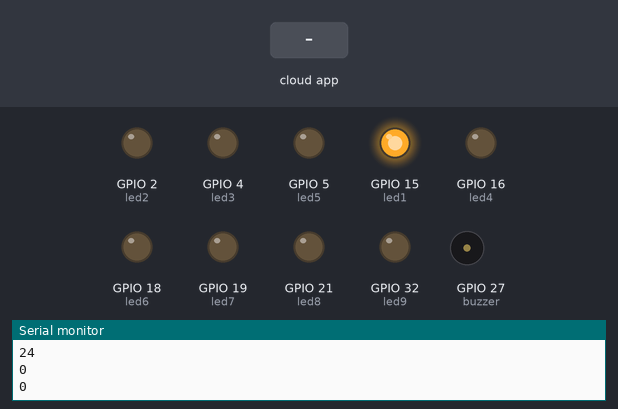
A sketch run on a simulated ESP32. Shown: output pins drawn as LEDs (lit = HIGH), buzzer (waves = sounding), the last lines printed to the serial monitor. Inputs (shaded band) come from the test bench. WiFi joins after 1.5 s; servers stay silent unless stated; the local clock reads 2024-03-15 10:24:30 at power-on unless the sketch sets it; the Firebase database answers and starts empty. At 16.4 s the program stops and its outputs stay as they are.

Above: at 2.9 s.
3.0 s: the phone or cloud app sets adminmed to 1
At 6.6 s:
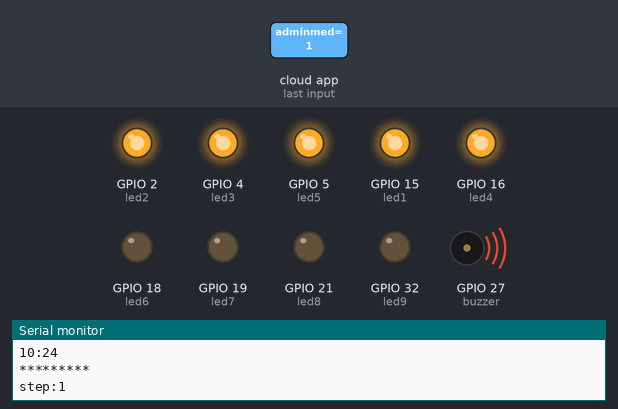
At 8.5 s:
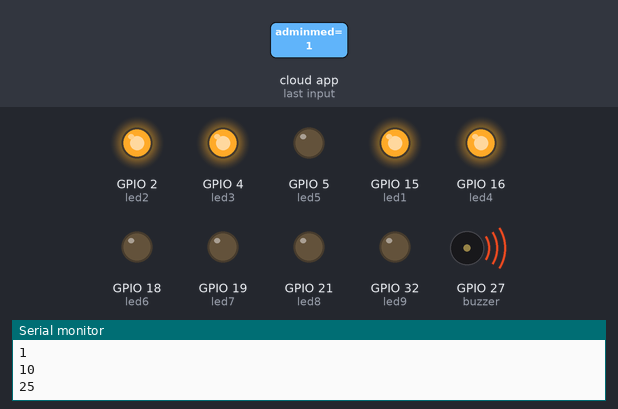
9.5 s: the phone or cloud app sets adminmed to 3
At 16.3 s:
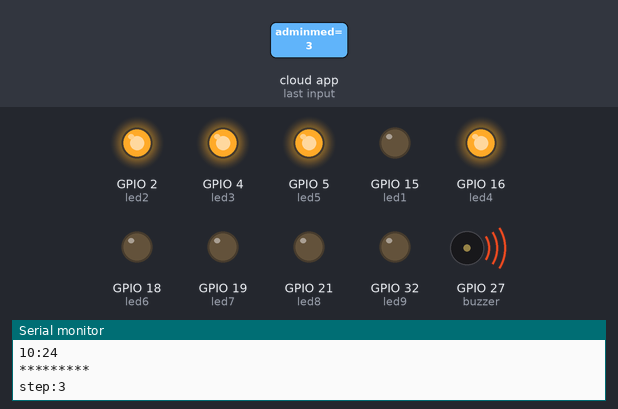
Timing chart, 0 to 17.8 s (numbered marks = the images above; inputs shaded):
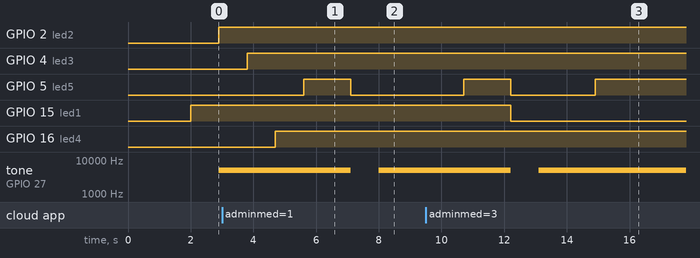

The sketch:

teste30.ino
```cpp
//Biblioteca
#include <NTPClient.h>  // Biblioteca do NTP.
#include <WiFi.h>       // Biblioteca do WiFi.
#include <IOXhop_FirebaseESP32.h>
#include <ArduinoJson.h>
#include <TimeAlarms.h>
#include <TimeLib.h>


#define FIREBASE_HOST "https://projetoaulaextra-64b8d-default-rtdb.firebaseio.com"
#define FIREBASE_AUTH "XWj6EaNcf9tpwxrAjAM995NJxDjZSceyxjIiLyjd"
#define WIFI_SSID "Demetria"
#define WIFI_PASSWORD "demizinha"


#define led1 15
#define led2 2
#define led3 4
#define led4 16
#define led5 5
#define led6 18
#define led7 19
#define led8 21
#define led9 32
#define buzzer 27

// setting PWM properties
const int freq = 5000;
const int ledChannel = 0;
const int resolution = 8;


//Conexão com wifi
const char* ssid = "Demetria";
const char* password = "demizinha";

// --------------Configuração de relógio online -------------------
const char* ntpServer1 = "c.st1.ntp.br";  //Endereço 1
const char* ntpServer2 = "pool.ntp.org";  //Endereço 2
const long gmtOffset_sec = -3600 * 3;
const int daylightOffset_sec = 0;

//***** Variáveis para controle de tempo ****
unsigned long tempoAtual;
unsigned long tempoAlarmeTools;
unsigned long tempoTesteMaleta;
unsigned long tempoLed;

unsigned long tempoAtualCase0;
unsigned long tempoAtualCase0_1;
//*******************************************
unsigned char step;  // Controle da máquina de estado para leitura da programação dos compartimentos.
unsigned char stepTesteMaleta;


uint8_t hrs = 0;
uint8_t mins = 0;
uint8_t Ch[9];
uint8_t Cm[9];
uint8_t hora[9];
uint8_t minuto[9];
uint8_t horamedi[9];
uint8_t minmedi[9];

uint8_t ChAnterior[9];
uint8_t CmAnterior[9];
uint8_t horaAnterior[9];
uint8_t minutoAnterior[9];
bool ajustarHoraMinuto;
uint8_t desligaLed;

int funcaoalarme;
int funcao;
int led_statusC1;
int led_statusC2;
int led_statusC3;
int led_statusC4;
int led_statusC5;
int led_statusC6;
int led_statusC7;
int led_statusC8;
int led_statusC9;
int buzzer_status;
struct tm timeinfo;


void printLocalTime() {

  if (!getLocalTime(&timeinfo)) {
    Serial.println("Não foi possivel obter o tempo");
    return;
  }                                    //Caso não consiga buscar o horario
  Serial.println(&timeinfo, "%H:%M");  //Saida horario monitor serial
}
//void printLocalTime() {
//  uint8_t timeOut;
//  bool status = true;
//
//  for (timeOut = 0; timeOut < 3; timeOut++) {
//    if (!getLocalTime(&timeinfo)) {
//      status = false;
//      continue;  //Caso não consiga buscar o horario
//    }
//  }
//  if (status) {
//    Serial.println(&timeinfo, "%H:%M:%S");  //Saida horario monitor serial
//  } else {
//    Serial.println("Não foi possivel obter o tempo");
//  }
//  delay(250);
//}


// Calculo de Horas e minutos.
// Esta função retorna na matriz horamedi e minmedi valor da hora e minutos
void calculaHora(uint8_t Ch, uint8_t Cm, uint8_t hora, uint8_t minuto, uint8_t *valorHora, uint8_t *valorMinuto) {
  *valorHora   = Ch + hora;
  *valorMinuto = Cm + minuto;

  // Correção dos minutos e horas
  if (*valorMinuto >= 60) {
    *valorHora += *valorMinuto / 60; // Soma o resultado da divisão ao valor da Hora
    *valorMinuto %= 60;             // Recebe o resto da divisão, desta forma teremos o valor em minutos.
  }

  // Correção do valor das Horas
  if (*valorHora >= 24) {
    *valorHora %= 24;
  }

  // Ajusta a hora de tomar o remédio coma hora atual do relógio,
  // Quando a maleta é desliga e ligada novamente após minutos ou horas de tomar o remédio
  // é preciso fazer o ajuste até a hora atual.
  while (*valorHora < hrs || *valorMinuto < mins) {
    incrementoDaHora(hora, minuto, &(*valorHora), &(*valorMinuto));
  }

}

// Incremento do próximo horário para tomar o remédio
void incrementoDaHora(uint8_t incHora, uint8_t incMinutos, uint8_t *hora, uint8_t *minutos) {
  // Correção das horas e minutos
  *minutos += incMinutos;
  *hora += incHora;
  if (*minutos >= 60) {
    *hora += *minutos / 60;  // Soma o resultado da divisão ao valor da Hora
    *minutos %= 60;          // Recebe o resto da divisão, desta forma teremos o valor em minutos.
  }

  // Correção do valor das Horas
  if (*hora >= 24) {
    *hora %= 24;
  }
}

// Analisa se o compartimento teve o horário de tomar o remédio atualizado
bool houveAtualizacao(uint8_t compartimento) {
  bool status = false; // Não houve atualização do horário


  if (Ch[compartimento] != ChAnterior[compartimento]) {
    ChAnterior[compartimento] = Ch[compartimento];
    status = true;
  }
  if (Cm[compartimento] != CmAnterior[compartimento]) {
    CmAnterior[compartimento] = Cm[compartimento];
    status = true;
  }
  if (hora[compartimento] != horaAnterior[compartimento]) {
    horaAnterior[compartimento] = hora[compartimento];
    status = true;
  }
  if (minuto[compartimento] != minutoAnterior[compartimento]) {
    minutoAnterior[compartimento] = minuto[compartimento];
    status = true;
  }
  /*
      Serial.println("*********");
      Serial.print("houveAtualizacao_1:");
      Serial.println(status);
      Serial.println("*********");
  */
  return status;
}

// Função declaração alarme
void AlarmTools() {

  Serial.println("*********");
  Serial.print("step:");
  Serial.println(step);

  switch (step) {
    case 0:
      // tempoAtualCase0 = millis();
      funcaoalarme = 1;//Firebase.getBool("maleta/funcaoalarme");
      hrs = timeinfo.tm_hour;
      mins = timeinfo.tm_min;
      step++;
      break;

    case 1:
      tempoAtualCase0 = millis();
      Ch[0] = Firebase.getInt("maleta/C1/hora");
      Cm[0] = Firebase.getInt("maleta/C1/min");
      hora[0] = Firebase.getInt("maleta/C1/adhoramed");
      minuto[0] = Firebase.getInt("maleta/C1/adminmed");

      if (houveAtualizacao(0)) { // Se houve atualização da programação, recalcula a hora de tomar o remédio.
        calculaHora(Ch[0], Cm[0], hora[0], minuto[0], &horamedi[0], &minmedi[0]);
      }
      step++;
      break;

    case 2:
      tempoAtualCase0 = millis();
      Ch[1] = Firebase.getInt("maleta/C2/hora");
      Cm[1] = Firebase.getInt("maleta/C2/min");
      hora[1] = Firebase.getInt("maleta/C2/adhoramed");
      minuto[1] = Firebase.getInt("maleta/C2/adminmed");

      if (houveAtualizacao(1)) { // Se houve atualização da programação, recalcula a hora de tomar o remédio.
        calculaHora(Ch[1], Cm[1], hora[1], minuto[1], &horamedi[1], &minmedi[1]);
      }
      step++;
      break;

    case 3:
      tempoAtualCase0 = millis();
      Ch[2] = Firebase.getInt("maleta/C3/hora");
      Cm[2] = Firebase.getInt("maleta/C3/min");
      hora[2] = Firebase.getInt("maleta/C3/adhoramed");
      minuto[2] = Firebase.getInt("maleta/C3/adminmed");

      if (houveAtualizacao(2)) { // Se houve atualização da programação, recalcula a hora de tomar o remédio.
        calculaHora(Ch[2], Cm[2], hora[2], minuto[2], &horamedi[2], &minmedi[2]);
      }
      step++;
      break;

    case 4:
      tempoAtualCase0 = millis();
      Ch[3] = Firebase.getInt("maleta/C4/hora");
      Cm[3] = Firebase.getInt("maleta/C4/min");
      hora[3] = Firebase.getInt("maleta/C4/adhoramed");
      minuto[3] = Firebase.getInt("maleta/C4/adminmed");

      if (houveAtualizacao(3)) { // Se houve atualização da programação, recalcula a hora de tomar o remédio.
        calculaHora(Ch[3], Cm[3], hora[3], minuto[3], &horamedi[3], &minmedi[3]);
      }
      step++;
      break;

    case 5:
      tempoAtualCase0 = millis();
      Ch[4] = Firebase.getInt("maleta/C5/hora");
      Cm[4] = Firebase.getInt("maleta/C5/min");
      hora[4] = Firebase.getInt("maleta/C5/adhoramed");
      minuto[4] = Firebase.getInt("maleta/C5/adminmed");

      if (houveAtualizacao(4)) { // Se houve atualização da programação, recalcula a hora de tomar o remédio.
        calculaHora(Ch[4], Cm[4], hora[4], minuto[4], &horamedi[4], &minmedi[4]);
      }
      step++;
      break;
    //
    //    case 6:
    //      tempoAtualCase0 = millis();
    //      Ch[5] = Firebase.getInt("maleta/C6/hora");
    //      Cm[5] = Firebase.getInt("maleta/C6/min");
    //      hora[5] = Firebase.getInt("maleta/C6/adhoramed");
    //      minuto[5] = Firebase.getInt("maleta/C6/adminmed");
    //      if (houveAtualizacao(5)) { // Se houve atualização da programação, recalcula a hora de tomar o remédio.
    //        calculaHora(Ch[5], Cm[5], hora[5], minuto[5], horamedi[5], minmedi[5]);
    //      }
    //      step++;
    //      tempoAtualCase0_1 = millis();
    //      Serial.println("*********");
    //      Serial.print("Tempo para ler os dados:");
    //      Serial.println(tempoAtualCase0_1 - tempoAtualCase0);
    //      break;
    //
    //    case 7:
    //      tempoAtualCase0 = millis();
    //      Ch[6] = Firebase.getInt("maleta/C7/hora");
    //      Cm[6] = Firebase.getInt("maleta/C7/min");
    //      hora[6] = Firebase.getInt("maleta/C7/adhoramed");
    //      minuto[6] = Firebase.getInt("maleta/C7/adminmed");
    //      if (houveAtualizacao(6)) { // Se houve atualização da programação, recalcula a hora de tomar o remédio.
    //        calculaHora(Ch[6], Cm[6], hora[6], minuto[6], horamedi[6], minmedi[6]);
    //      }
    //      step++;
    //      tempoAtualCase0_1 = millis();
    //      Serial.println("*********");
    //      Serial.print("Tempo para ler os dados:");
    //      Serial.println(tempoAtualCase0_1 - tempoAtualCase0);
    //      break;
    //
    //    case 8:
    //      tempoAtualCase0 = millis();
    //      Ch[7] = Firebase.getInt("maleta/C8/hora");
    //      Cm[7] = Firebase.getInt("maleta/C8/min");
    //      hora[7] = Firebase.getInt("maleta/C8/adhoramed");
    //      minuto[7] = Firebase.getInt("maleta/C8/adminmed");
    //      if (houveAtualizacao(7)) { // Se houve atualização da programação, recalcula a hora de tomar o remédio.
    //        calculaHora(Ch[7], Cm[7], hora[7], minuto[7], horamedi[7], minmedi[7]);
    //      }
    //      step++;
    //      tempoAtualCase0_1 = millis();
    //      Serial.println("*********");
    //      Serial.print("Tempo para ler os dados:");
    //      Serial.println(tempoAtualCase0_1 - tempoAtualCase0);
    //
    //      break;
    //
    //    case 9:
    //      tempoAtualCase0 = millis();
    //      Ch[8] = Firebase.getInt("maleta/C9/hora");
    //      Cm[8] = Firebase.getInt("maleta/C9/min");
    //      hora[8] = Firebase.getInt("maleta/C9/adhoramed");
    //      minuto[8] = Firebase.getInt("maleta/C9/adminmed");
    //      if (houveAtualizacao(8)) { // Se houve atualização da programação, recalcula a hora de tomar o remédio.
    //        calculaHora(Ch[8], Cm[8], hora[8], minuto[8], horamedi[8], minmedi[8]);
    //      }
    //      step = 0;
    //      tempoAtualCase0_1 = millis();
    //      Serial.println("*********");
    //      Serial.print("Tempo para ler os dados:");
    //      Serial.println(tempoAtualCase0_1 - tempoAtualCase0);
    //      break;

    default:
      step = 0;
      break;
  }
}


//Controla o estado do Buzzer, ligado ou desligado
void CtrBuzzer(bool ligaDesl) {
  if (ligaDesl) {
    ledcAttachPin(buzzer, ledChannel);
    ledcWriteTone(ledChannel, 5000);
  } else {
    ledcWriteTone(ledChannel, 0);
    ledcDetachPin(buzzer);
  }
}


void setup() {
  //
  //  Serial.printf("Connecting to %s ", ssid);
  WiFi.begin(ssid, password);
  while (WiFi.status() != WL_CONNECTED) {
    delay(500);
    Serial.println(".");
  }
  Serial.println(" WIFI CONECTADO!");
  //  WiFi.begin("Wokwi-GUEST", "", 6);
  //  while (WiFi.status() != WL_CONNECTED) {
  //    delay(250);
  //  }

  step = 0;
  desligaLed = 0;
  stepTesteMaleta = 0;
  tempoAtual = 0;
  tempoAlarmeTools = 0;
  tempoTesteMaleta = 0;

  Serial.begin(115200);

  pinMode(led1, OUTPUT);
  pinMode(led2, OUTPUT);
  pinMode(led3, OUTPUT);
  pinMode(led4, OUTPUT);
  pinMode(led5, OUTPUT);
  pinMode(led6, OUTPUT);
  pinMode(led7, OUTPUT);
  pinMode(led8, OUTPUT);
  pinMode(led9, OUTPUT);
  pinMode(buzzer, OUTPUT);

  ledcSetup(ledChannel, freq, resolution);

  // attach the channel to the GPIO to be controlled
  ledcAttachPin(buzzer, ledChannel);

  configTime(gmtOffset_sec, daylightOffset_sec, ntpServer2, ntpServer1);  //Configuração Time
  delay(250);
  printLocalTime();

  // -------- Conexão Firebase --------------------
  Firebase.begin(FIREBASE_HOST, FIREBASE_AUTH);

  for (uint8_t x = 0; x < 8; x++) {
    ChAnterior[x] = 255;
    CmAnterior[x] = 255;
    horaAnterior[x] = 255;
    minutoAnterior[x] = 255;
    // Ajusta hora e minuto, quando ligar a maleta
    horamedi[x] = hrs;
    minmedi[x]  = mins;
  }
}


void loop() {
  tempoAtual = millis();

  if (tempoAtual >= (tempoAlarmeTools + 2000)) {
    tempoAlarmeTools = tempoAtual;
    AlarmTools();
  }

  // Serial.println("*********");
  // Serial.print("stepTesteMaleta:");
  // Serial.println(stepTesteMaleta);

  if (tempoAtual >= (tempoTesteMaleta + 50)) {
    tempoTesteMaleta = tempoAtual;

    if (!funcaoalarme) {
      switch (stepTesteMaleta) {
        case 0:
          buzzer_status = 0;//Firebase.getBool("maleta/buzzer_status");
          stepTesteMaleta++;
          break;
        case 1:
          led_statusC1 = 0;//Firebase.getBool("maleta/C1/led_status");
          stepTesteMaleta++;
          break;
        case 2:
          led_statusC2 = 0;//Firebase.getBool("maleta/C2/led_status");
          stepTesteMaleta++;
          break;
        case 3:
          led_statusC3 = 0;//Firebase.getBool("maleta/C3/led_status");
          stepTesteMaleta++;
          break;
        case 4:
          led_statusC4 = 0;//Firebase.getBool("maleta/C4/led_status");
          stepTesteMaleta++;
          break;
        case 5:
          led_statusC5 = 0;//Firebase.getBool("maleta/C5/led_status");
          stepTesteMaleta++;
          break;
        case 6:
          led_statusC6 = 0;//Firebase.getBool("maleta/C6/led_status");
          stepTesteMaleta++;
          break;
        case 7:
          led_statusC7 = 0;//Firebase.getBool("maleta/C7/led_status");
          stepTesteMaleta++;
          break;
        case 8:
          led_statusC8 = 0;//Firebase.getBool("maleta/C8/led_status");
          stepTesteMaleta++;
          break;
        case 9:
          led_statusC9 = 0;//Firebase.getBool("maleta/C9/led_status");
          stepTesteMaleta = 0;
          break;
        default:
          stepTesteMaleta = 0;
          break;
      }
    }
  }


  // Operação da Maleta, indica ao usuário quando deve tomar o remédio
  if (funcaoalarme) {


    // Apaga o Led e desliga o Buzzer
    if (tempoAtual >= (tempoLed + 5000)) {
      tempoLed = tempoAtual;
      if (desligaLed) {
        Serial.println("Desliga Led");
        digitalWrite(desligaLed, LOW);
        CtrBuzzer(false);
        desligaLed = 0;
        //delay(1000);
      }
    }

    Serial.println("********5");
    Serial.println("Hora de tomar remédio:");
    Serial.println(hrs);
    Serial.println(mins);
    Serial.println(horamedi[4]);
    Serial.println(minmedi[4]);


    if (hrs >= horamedi[0] && mins >= minmedi[0]) {
      desligaLed = led1;
      digitalWrite(led1, HIGH);
      delay(900);
      CtrBuzzer(true); // Liga o Buzzer
      // Determina o próximo horário para tomar o remédio
      incrementoDaHora(hora[0], minuto[0], &horamedi[0], &minmedi[0]);
      Serial.println("********2");
      Serial.println("Hora de tomar remédio:");
      Serial.println(hora[0]);
      Serial.println(minuto[0]);
      Serial.println(horamedi[0]);
      Serial.println(minmedi[0]);

    } else {
      digitalWrite(led1, LOW);
    };

    if (hrs >= horamedi[1] && mins >= minmedi[1]) {
      desligaLed = led2;
      digitalWrite(led2, HIGH);
      delay(900);
      CtrBuzzer(true); // Liga o Buzzer
      // Determina o próximo horário para tomar o remédio
      incrementoDaHora(hora[1], minuto[1], &horamedi[1], &minmedi[1]);
      Serial.println("********2");
      Serial.println("Hora de tomar remédio:");
      Serial.println(hora[1]);
      Serial.println(minuto[1]);
      Serial.println(horamedi[1]);
      Serial.println(minmedi[1]);
    } else {
      digitalWrite(led2, LOW);
    };

    if (hrs >= horamedi[2] && mins >= minmedi[2]) {
      desligaLed = led3;
      digitalWrite(led3, HIGH);
      delay(900);
      CtrBuzzer(true); // Liga o Buzzer
      // Determina o próximo horário para tomar o remédio
      incrementoDaHora(hora[2], minuto[2], &horamedi[2], &minmedi[2]);
      Serial.println("********3");
      Serial.println("Hora de tomar remédio:");
      Serial.println(hora[2]);
      Serial.println(minuto[2]);
      Serial.println(horamedi[2]);
      Serial.println(minmedi[2]);
    } else {
      digitalWrite(led3, LOW);
    };

    if (hrs >= horamedi[3] && mins >= minmedi[3]) {
      desligaLed = led4;
      digitalWrite(led4, HIGH);
      delay(900);
      CtrBuzzer(true); // Liga o Buzzer
      // Determina o próximo horário para tomar o remédio
      incrementoDaHora(hora[3], minuto[3], &horamedi[3], &minmedi[3]);
      Serial.println("********4");
      Serial.println("Hora de tomar remédio:");
      Serial.println(hora[3]);
      Serial.println(minuto[3]);
      Serial.println(horamedi[3]);
      Serial.println(minmedi[3]);
    } else {
      digitalWrite(led4, LOW);
    };

    if (hrs >= horamedi[4] && mins >= minmedi[4]) {
      desligaLed = led5;
      digitalWrite(led5, HIGH);
      delay(900);
      CtrBuzzer(true); // Liga o Buzzer
      // Determina o próximo horário para tomar o remédio
      incrementoDaHora(hora[4], minuto[4], &horamedi[4], &minmedi[4]);
      Serial.println("********4");
      Serial.println("Hora de tomar remédio:");
      Serial.println(hora[4]);
      Serial.println(minuto[4]);
      Serial.println(horamedi[4]);
      Serial.println(minmedi[4]);
    } else {
      digitalWrite(led5, LOW);
    };

    // }
    // if (hrs == horamedi[6] && mins == minmedi[6]) {
    //   digitalWrite(led7, HIGH);
    //   ledcWrite(ledChannel, 5000);
    // } else {
    //   digitalWrite(led7, LOW);
    // }
    // if (hrs == horamedi[7] && mins == minmedi[7]) {
    //   digitalWrite(led8, HIGH);
    //   ledcWrite(ledChannel, 5000);
    // } else {
    //   digitalWrite(led8, LOW);
    // }
    //    if (hrs >= horamedi[8] && mins >= minmedi[8]) {
    //      digitalWrite(led9, HIGH);
    //      ledcWrite(ledChannel, 5000);
    //      // Determina o próximo horário para tomar o remédio
    //      incrementoDaHora(hora[8], minuto[8], &horamedi[8], &minmedi[8]);
    //    } else {
    //      digitalWrite(led9, LOW);
    //    }

    //printLocalTime();
  }

  // Verifica se deve executar a rotina de teste da maleta
  if (!funcaoalarme) {
    if (led_statusC1 == 1) {
      digitalWrite(led1, HIGH);
      delay(5000);
      digitalWrite(led1, LOW);
      led_statusC1 = false;
      //Firebase.setBool("maleta/C1/led_status", led_statusC1);
    }
    if (led_statusC2 == 1) {
      digitalWrite(led2, HIGH);
      delay(5000);
      digitalWrite(led2, LOW);
      led_statusC2 = false;
      //Firebase.setBool("maleta/C2/led_status", led_statusC2);
    }
    if (led_statusC3 == 1) {
      digitalWrite(led3, HIGH);
      delay(5000);
      digitalWrite(led3, LOW);
      led_statusC3 = false;
      //Firebase.setBool("maleta/C3/led_status", led_statusC3);
    }
    if (led_statusC4 == 1) {
      digitalWrite(led4, HIGH);
      delay(5000);
      digitalWrite(led4, LOW);
      led_statusC4 = false;
      //Firebase.setBool("maleta/C4/led_status", led_statusC4);
    }
    if (led_statusC5 == 1) {
      digitalWrite(led5, HIGH);
      delay(5000);
      digitalWrite(led5, LOW);
      led_statusC5 = false;
      //Firebase.setBool("maleta/C5/led_status", led_statusC5);
    }

    if (led_statusC6 == 1) {
      digitalWrite(led6, HIGH);
      delay(5000);
      digitalWrite(led6, LOW);
      led_statusC6 = false;
      //Firebase.setBool("maleta/C6/led_status", led_statusC6);
    }

    if (led_statusC7 == 1) {
      digitalWrite(led7, HIGH);
      delay(5000);
      digitalWrite(led7, LOW);
      led_statusC7 = false;
      //Firebase.setBool("maleta/C7/led_status", led_statusC7);
    }

    if (led_statusC8 == 1) {
      digitalWrite(led8, HIGH);
      delay(5000);
      digitalWrite(led8, LOW);
      led_statusC8 = false;
      //Firebase.setBool("maleta/C8/led_status", led_statusC8);
    }

    if (led_statusC9 == 1) {
      digitalWrite(led9, HIGH);
      delay(5000);
      digitalWrite(led9, LOW);
      led_statusC9 = false;
      //Firebase.setBool("maleta/C9/led_status", led_statusC9);
    }
    if (buzzer_status == 1) {
      ledcWriteTone(ledChannel, 1000);
      delay(1000);
      buzzer_status = false;
      //Firebase.setBool("maleta/buzzer_status", buzzer_status);
    }
  }
  printLocalTime();
}
```

Measured:
- after the input at 3.0 s, tone on GPIO 27 (buzzer): 5000 Hz → silent after 4.1 s, → 5000 Hz 0.90 s later
- after the input at 9.5 s, GPIO 15 (led1): HIGH → LOW after 2.7 s; tone on GPIO 27 (buzzer): 5000 Hz → silent after 2.7 s, → 5000 Hz 0.90 s later
